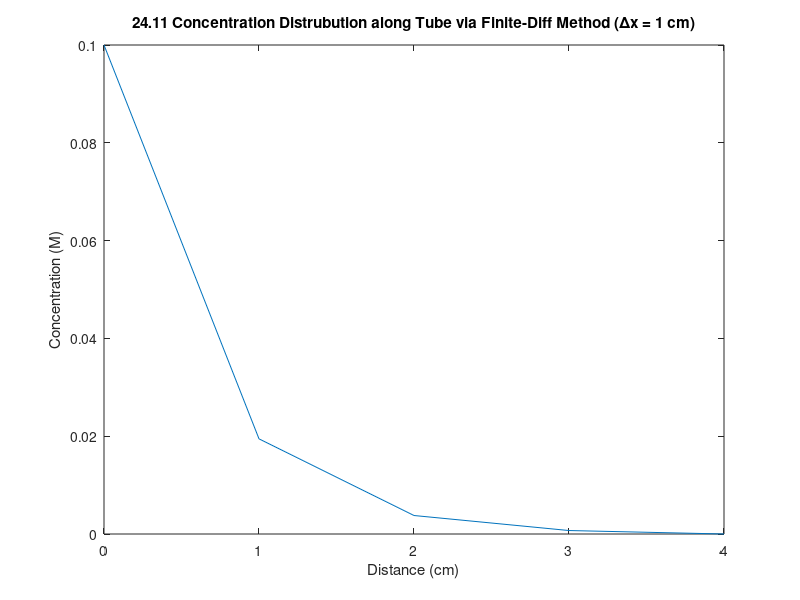

This chart was generated by the following MATLAB code:
% bvp.m  - A file to compute the solution to a second-order boundary value
% problem.
% this code assumes that the bvp takes the form
%
%               D * d^2c/dx^2 - alpha * c = 0
%
% this kind of problem occurs in all kinds of science and engineering
% applications.  examples include contiminant transport in soils,
% atmosphere-soil gas transport, chromatography, etc.  often both
% a "convection" term would also be included in the
% transport equation, depending upon the application.  for now, we will
% examine only diffusion and reaction with Dirichlet (specified 
% concentration) boundary conditions.
%
% the discretization of this problem is simple.  starting with the
% governing equation, substitute the centered-difference algebraic 
% approximation of the second-order derivative.
%
%      D (c(i-1)- 2 c(i) + c(i+1))/(deltx^2) - alpha * c(i)  = 0 
%
% (where here D is the diffusion coefficient, c is the concentration,
% alpha is the reaction rate coefficient, and deltx is the grid spacing). 
%
% Putting this in linear form (i.e., combining terms) gives
%
%         -c(i-1) + (2+alpha*deltx^2/D)* c(i) - c(i+1) = 0
%
% this represents our "recurrence relation" for constructing the matrix
% of equations that represents the algebraic decompostion of the original 
% differential equation.
%
% for the recurrence relation, we multiplied through by -1; the reason for this is that we would
% like the center term to be positive (so it will be positive when we finish
% inverting the matrix).  
%
% the first and last rows of the matrix are a little different...  For the 
% first row we get
%
%        -c(1) + (2+alpha*deltx^2/D)* c(2) - c(3) = 0
%
% however, because c(1) is known (it is the left-hand-side boundary
% condition), then we need to put it on the right-hand side of the equation
%
%           (2+alpha*deltx^2/D)* c(2) - c(3) = c(1)
%
% similarly, for the last row:
%
%         -c(n-2) + (2+alpha*deltx^2/D) * c(n-1)  = c(n)
%
% now, with this information in hand, we can see that our linear system
% looks like:
%
%            M . x  =   b
%
% where M is a tri-diagonal matrix (n-2 by n-2), x is the vector of n-2
% unknowns, and b is the vecotor of sources (the right-hand side).
%
% except for the first and last rows of this matrix, every row looks
% like
%
% .... 0    0     -1     (2+alpha*deltx^2/D)      -1      0     0 ....
%
% and, the vector of the right hand side looks like  
%
%              b=[c(1)  0   0   ... 0   0    c(n)]'
%
% one last thing... about notation.  we have np segments, with n = np+1
% nodes.  but, we only need to compute the values for the *interior* nodes;
% we already know the values on the boundaries.  so, here is how we will
% number the nodes.  for 5 partitions (6 nodes total) the numbering will be
%
%   |-----|-----|-----|-----|-----|-----|
%   1     2     3     4     5     6     7
%         1     2   ....         nm        <--- Position in array stored in MATLAB
%
% where nm is the dimension of the matrix.  For a 7 node problem, the
% arrays would look like
%
%
%   |f1     g1      0       0       0||x1|        |b1|
%   |e2     f2      g2      0       0||x2|        |b2|
%   |0      e3      f3      g3      0||x3|   =    |b3|
%   |0      0       e4      f4     g4||x4|        |b4|
%   |0      0       0       e5     f5||x5|        |b5|
%
%
% so, let's make the matrix.  here goes...
%
%
D = 1.5e-6; % cm^2/s
k = 5.0e-6; % s^-1
L = 4; % domain length in cm
A0 = 0.1; % M, the left-hand side boundary condition
An = 0.0; % M, the right-hand side boundary condition
np = 4  % number of partitions
n = np + 1 % number of nodes
nm = n - 2 % number of *internal* nodes
dx = L / np % size of partitions, in cm
dx2 = dx * dx; % square the size once so you don't have to do it again!
M = zeros(nm, nm); % initialize the array
b = zeros(nm, 1); % initialize the b column vector; remember, this vector is an nm x 1 array in MATLAB
%
M(1, 1) = (2 + k * dx2 / D); % the first row is special
M(1, 2) = -1; % the first row is special
%
M(nm, nm-1) = -1; % so is the last row
M(nm, nm) = (2 + k * dx2 / D); % so is the last row
%
b(1) = A0; % first value in the b vector
b(nm) = An; % last value in the b vector; the rest are zeros
%
% now make a nice loop to fill in the rest...
for j=2:1:nm-1 % loop over the rows of the array (nm x nm)
    M(j, j-1) = -1; % set the subdiagonal value
    M(j, j) = (2 + k * dx2 / D); % set the diagonal value 
    M(j, j+1) = -1; % set the subdiagonal value
end
disp(M)
disp(b)
%
c = M \ b % solve the system of equations using MATLAB's built-in solver
% NOTE: The backslash notation is a *second* way of inverting M (instead of
% inv(M))!
% 
% Now, make a new array that also includes the boundary concentrations for
% plotting purposes.
% I will do this by making a new, bigger array, and puttin the two
% BCs in the first and last position.  Then I will fill in the rest of the array
% with the solution values.
%
c2 = zeros(n, 1); % initialize the vector
c2(1) = A0; % set the left boundary value
c2(n) = An; % set the right boundary value
for j = 2:1:n-1 % loop over the rest of the values in the vector
    c2(j) = c(j-1); % fill the vector with the correct value from c
end
%
%display(c2)
xx = linspace(0, L, n); % make n evenly-spaced node location values between 0 and L

figure();
plot(xx, c2);
hold on;
title('24.11 Concentration Distrubution along Tube via Finite-Diff Method (\Deltax = 1 cm)');
xlabel('Distance (cm)');
ylabel('Concentration (M)');
hold off;
%
% we wasted lots of space by filling in the array with a bunch of zeros.
% plus we relied on MATLAB's built in array inverting capabilities, which
% is totally wussy.  Later, we will use our own routine to do the inversion!
%
